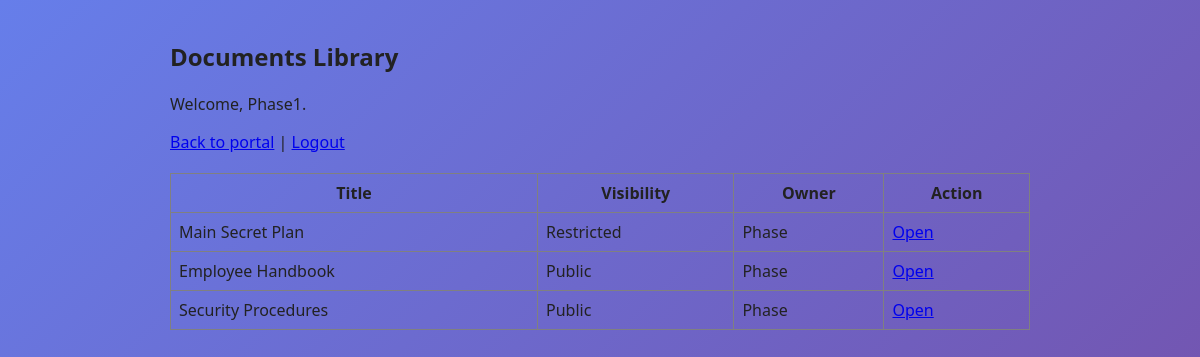
/documents (signed in), run on the app's committed database.
### models/user.py (models this page shows, shortened)
class User(db.Model):
    id = db.Column(db.Integer, primary_key=True)
    username = db.Column(db.String(100), unique=True, nullable=False)
    password = db.Column(db.String(100), nullable=False)
    embedding = db.Column(db.PickleType, nullable=False)
    approved = db.Column(db.Boolean, default=False)
    is_admin = db.Column(db.Boolean, default=False)

### models/document.py (models this page shows)
class Document(db.Model):
    id = db.Column(db.Integer, primary_key=True)
    title = db.Column(db.String(200), nullable=False)
    content = db.Column(db.Text, nullable=False)
    owner_username = db.Column(db.String(100), db.ForeignKey("user.username"), nullable=False)
    is_public = db.Column(db.Boolean, default=False)
    created_at = db.Column(db.DateTime, server_default=db.func.now())
    owner = db.relationship("User", backref=db.backref("owned_documents", lazy=True))
    permissions = db.relationship("DocumentPermission", backref="document", lazy=True, cascade="all, delete-orphan")

### routes/auth_routes.py (the view)
@auth_bp.route("/documents")
def documents():
    if "user" not in session:
        return redirect("/login")
    user = _current_user()
    if not user:
        return redirect("/login")
    _ensure_default_documents()
    documents = Document.query.order_by(Document.id).all()
    return render_template("documents.html", documents=documents, current_user=user)

### routes/auth_routes.py (called while the page is built, shortened)
def _current_user():
    if "user" not in session:
        return None
    return User.query.filter_by(username=session["user"]).first()

def _ensure_default_documents():
    owner = User.query.filter_by(username="Phase").first()
    if not owner:
        owner = User(username="Phase", password="phaseadmin", embedding=b"", approved=True, is_admin=True)
        db.session.add(owner)
        db.session.commit()
    existing = Document.query.first()
    if existing:
        return

### templates/documents.html (shortened to what this page needs)
<!DOCTYPE html>
<html>
<head>
  <link rel="stylesheet" href="/static/css/style.css">
</head>
<body>
  <div style="padding: 20px; max-width: 900px; margin: auto;">
    <h2>Documents Library</h2>
    <p>Welcome, {{ session['user'] }}.</p>
    <a href="/portal">Back to portal</a> | <a href="/logout">Logout</a>
    <table border="1" cellpadding="8" cellspacing="0" style="margin-top: 20px; width:100%; border-collapse: collapse;">
      <thead>
        <tr><th>Title</th><th>Visibility</th><th>Owner</th><th>Action</th></tr>
      </thead>
      <tbody>
      {% for doc in documents %}
        <tr>
          <td>{{ doc.title }}</td>
          <td>{% if doc.is_public %}Public{% else %}Restricted{% endif %}</td>
          <td>{{ doc.owner_username }}</td>
          <td><a href="/document/{{ doc.id }}">Open</a></td>
        </tr>
      {% endfor %}
      </tbody>
    </table>
  </div>
</body>
</html>

### static/css/style.css (style rules this page uses)
* { box-sizing: border-box; }
body { margin:0; font-family:'Segoe UI', Tahoma, Geneva, Verdana, sans-serif; background: linear-gradient(135deg, #667eea 0%, #764ba2 100%); background-attachment: fixed; color:#222; min-height: 100vh; }

### data on the page
User: user "Phase1"
Document: title "Main Secret Plan", is_public "Restricted", owner_username "Phase"
Document: title "Employee Handbook", is_public "Public", owner_username "Phase"
Document: title "Security Procedures", is_public "Public", owner_username "Phase"
